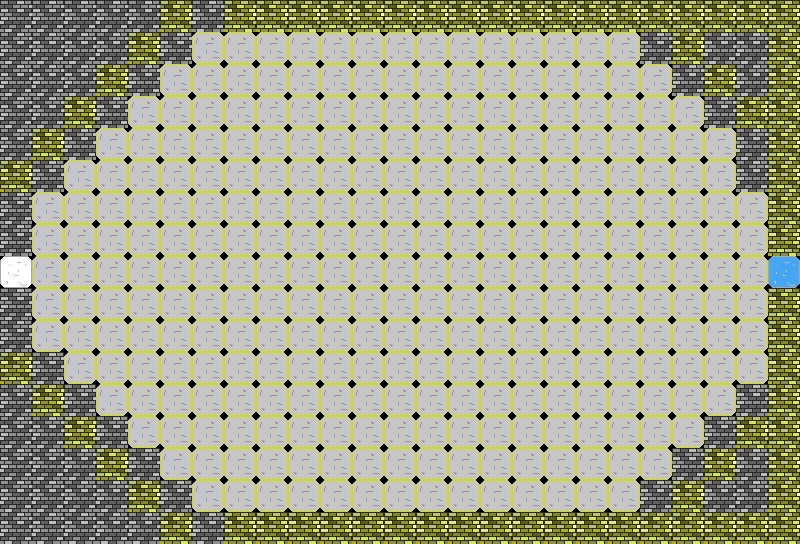

Below is a game level as drawn by its tile map, then a one-line description and the .tmx that defines it (tile-layer data replaced by summaries):
An orthogonal 25x17 tile map with 32x32 px tiles, 1 tile layer (Kachelebene 1).

<map version="1.0" orientation="orthogonal" width="25" height="17" tilewidth="32" tileheight="32">
 <tileset firstgid="1" name="mapelemente1" tilewidth="32" tileheight="32">
  <image source="mapelemente1.png" width="320" height="320" />
 </tileset>
 <layer name="Kachelebene 1" width="25" height="17">
  <data>[425 cells, 425 non-empty, 5 distinct tile ids]</data>
 </layer>
</map>